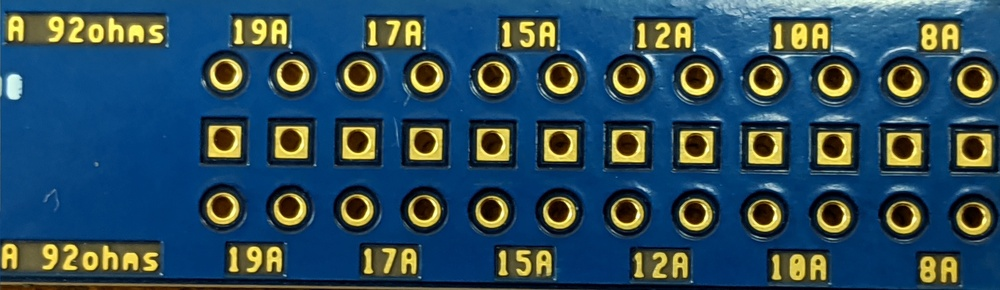
#> input picture Version_0.1/viasmalltest.jpg, 1000 x 290 px, shrunk from 3584 x 1040 before the run
$ python process_for_tesseract.py
#> lines starting #> are read from the running program, lines starting #| are printed output that depends on the picture
from PIL import Image, ImageOps
import pytesseract

img = Image.open('viasmalltest.jpg').convert('RGB')
#> img is the input picture: PIL image 1000x290 RGB; mean R, G, B 44.6, 77, 94.1

r, g, b = img.split()
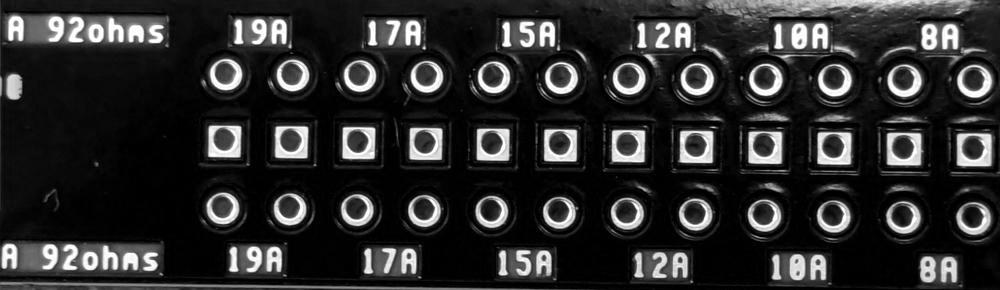
#> r: PIL image 1000x290 L; min 0, max 255, mean 44.6
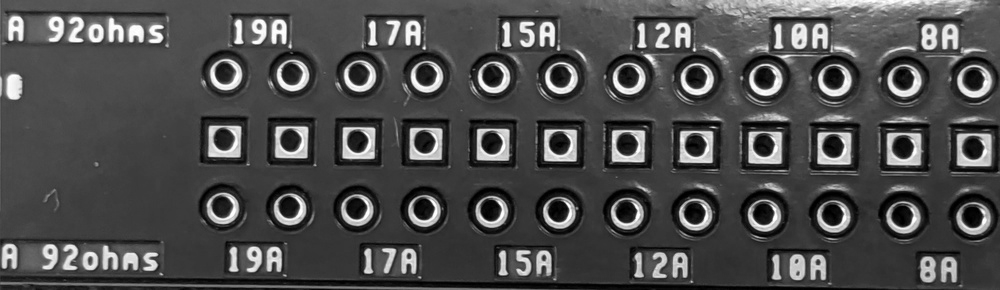
#> g: PIL image 1000x290 L; min 0, max 255, mean 77
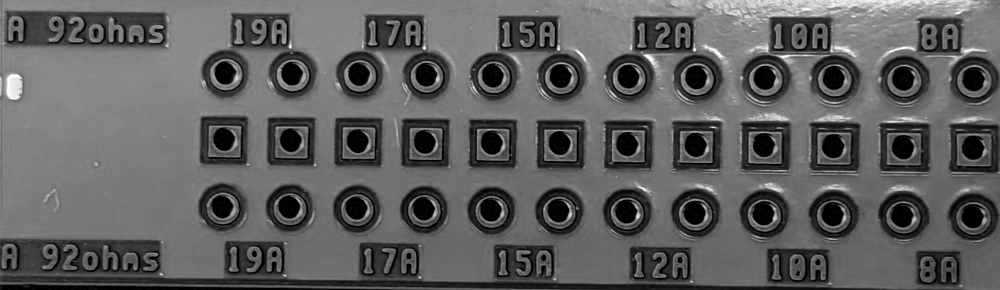
#> b: PIL image 1000x290 L; min 0, max 255, mean 94.1

img = Image.merge('RGB', (
    r,
    g.point(lambda i: i * 3),  # brighten green channel
    b,
))
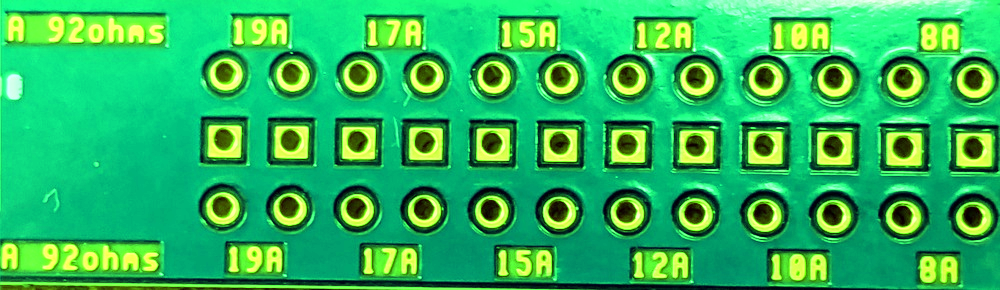
#> img: PIL image 1000x290 RGB; mean R, G, B 44.6, 183.5, 94.1

img = ImageOps.autocontrast(ImageOps.invert(ImageOps.grayscale(img)), 5)
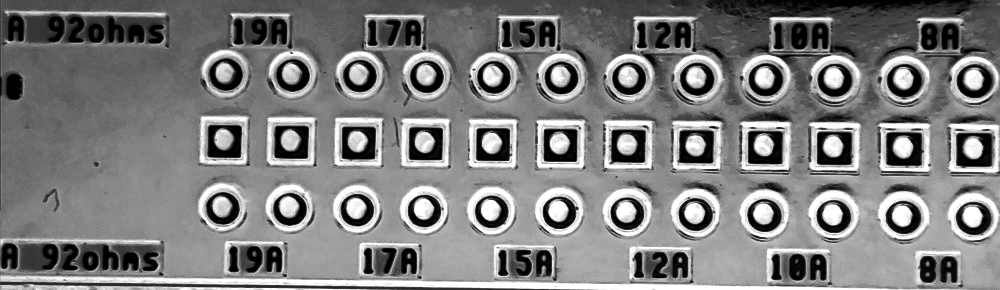
#> img: PIL image 1000x290 L; min 0, max 255, mean 125.6

img.save('vias_processed.png')

pytesseract.pytesseract.tesseract_cmd = r'C:\Program Files\Tesseract-OCR\tesseract.exe'
print(pytesseract.image_to_string(Image.open("vias_processed.png")))
#> (this line was passed over: pytesseract is not available in this run)
print(pytesseract.image_to_data(Image.open("vias_processed.png")))
#> (this line was passed over: pytesseract is not available in this run)

$ run again, with Version_0.1/part2_image.jpg copied over Version_0.1/viasmalltest.jpg
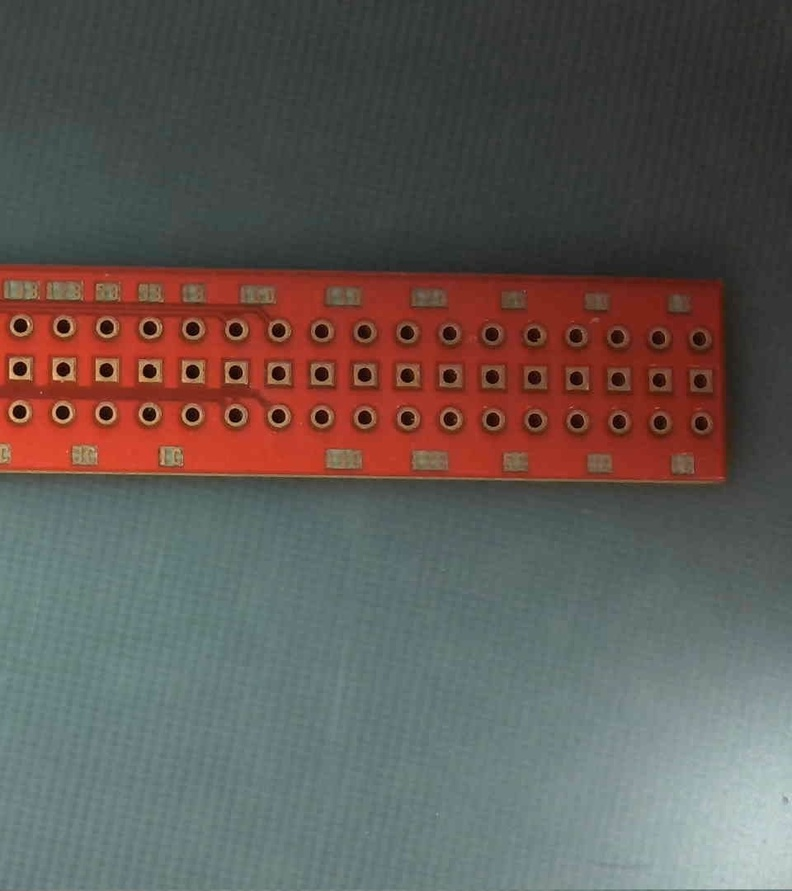
#> input picture Version_0.1/part2_image.jpg, 792 x 891 px, shrunk from 960 x 1080 before the run
#> img is the input picture: PIL image 792x891 RGB; mean R, G, B 97.8, 89.2, 84.9
#> `r, g, b = img.split()`:
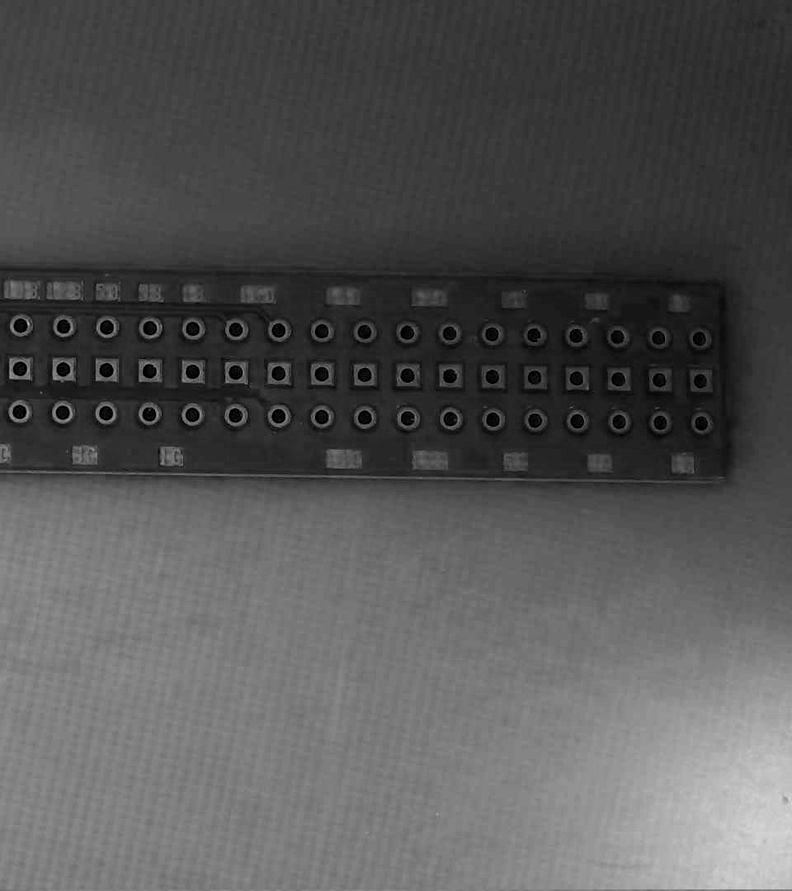
#> b: PIL image 792x891 L; min 0, max 218, mean 84.9
#> `img = ImageOps.autocontrast(ImageOps.invert(ImageOps.grayscale(img)), 5)`:
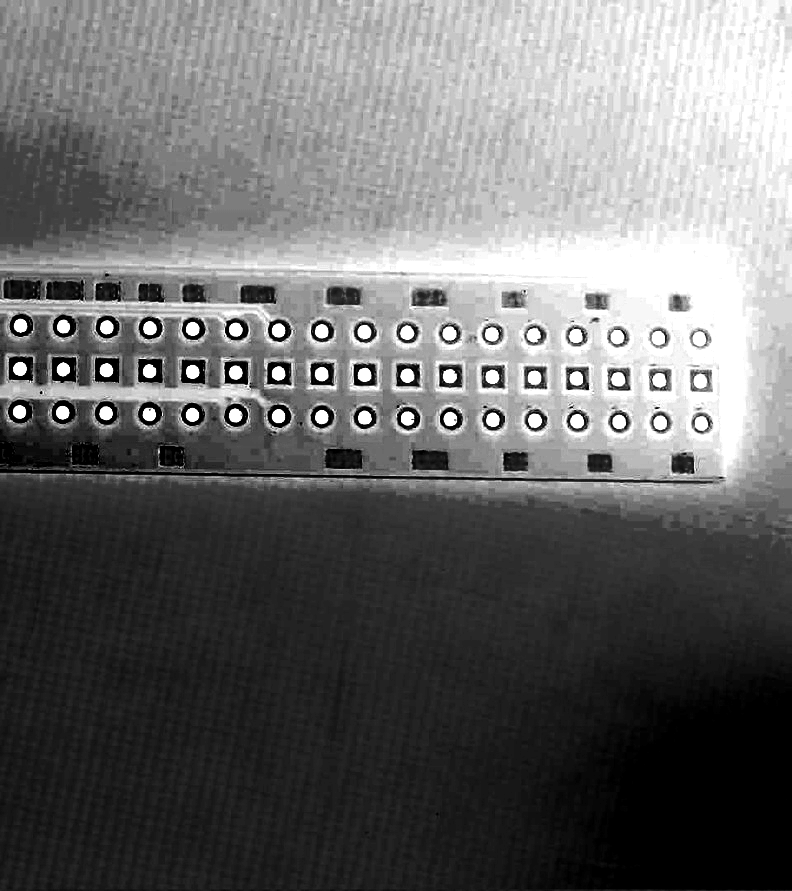
#> img: PIL image 792x891 L; min 0, max 255, mean 106.2
